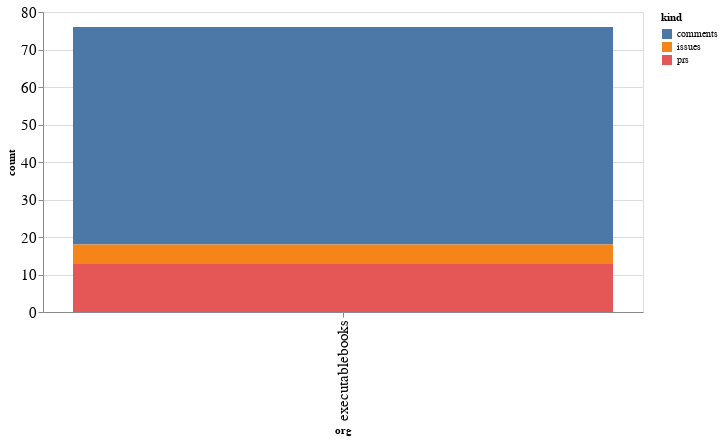

This figure's notebook cell:
### Code cell
alt.Chart(org_summaries, width=600).mark_bar().encode(
    x='org',
    y='count',
    color='kind',
    tooltip="org"
)

### Figure 1 — Vega-Lite specification as saved in the notebook (floating-point values rounded to 4 significant figures)
{"config": {"axisLeft": {"labelFontSize": 15}, "axisBottom": {"labelFontSize": 15}}, "data": {"name": "data-0f3b08d2a7265148c13b899ad78bf938"}, "mark": "bar", "encoding": {"color": {"type": "nominal", "field": "kind"}, "tooltip": {"type": "nominal", "field": "org"}, "x": {"type": "nominal", "field": "org"}, "y": {"type": "quantitative", "field": "count"}}, "width": 600, "$schema": "https://vega.github.io/schema/vega-lite/v4.8.1.json", "datasets": {"data-0f3b08d2a7265148c13b899ad78bf938": [{"org": "executablebooks", "kind": "comments", "count": 58}, {"org": "executablebooks", "kind": "issues", "count": 5}, {"org": "executablebooks", "kind": "prs", "count": 13}]}}
